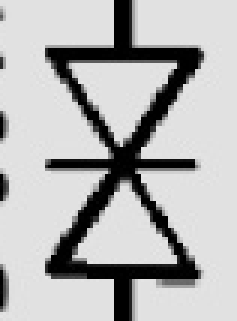
#> input picture docs/symbol_crops/class_00.png, 79 x 107 px (shown 3 times larger); its folder holds only this picture in this run
$ python contact_sheet.py
#> lines starting #> are read from the running program, lines starting #| are printed output that depends on the picture
from pathlib import Path
from PIL import Image, ImageDraw

crops = sorted(Path("docs/symbol_crops").glob("class_*.png"))
cell, cols = 160, 8
rows = (len(crops) + cols - 1) // cols
sheet = Image.new("RGB", (cols * cell, rows * (cell + 20)), "white")
#> sheet: PIL image 1280x180 RGB; every value is 255
draw = ImageDraw.Draw(sheet)

for i, p in enumerate(crops):
    img = Image.open(p).convert("RGB")
#> img is the input picture: PIL image 79x107 RGB; min 0, max 231, mean 180.3
    img.thumbnail((cell - 10, cell - 10))
    x, y = (i % cols) * cell, (i // cols) * (cell + 20)
    sheet.paste(img, (x + 5, y + 5))
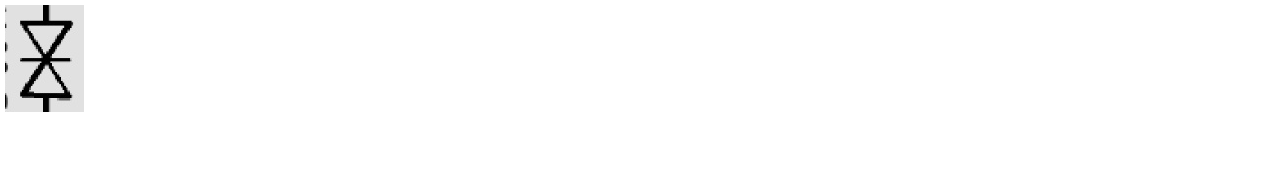
#> sheet: PIL image 1280x180 RGB; min 0, max 255, mean 252.3
    draw.text((x + 5, y + cell), p.stem, fill="black")

sheet.save("docs/symbol_sheet.png")
print("Saved docs/symbol_sheet.png")

$ run again, on docs/symbol_crops/class_04.png
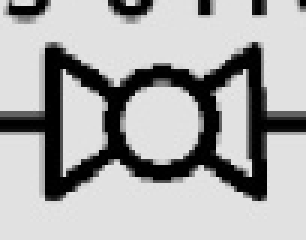
#> input picture docs/symbol_crops/class_04.png, 102 x 80 px (shown 3 times larger)
#> img is the input picture: PIL image 102x80 RGB; min 0, max 231, mean 170.6
#> `sheet.paste(img, (x + 5, y + 5))`:
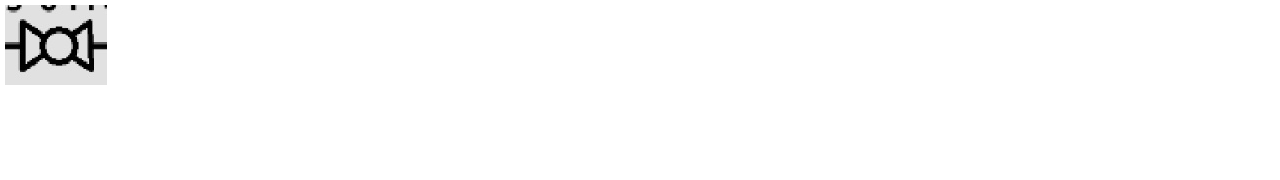
#> sheet: PIL image 1280x180 RGB; min 0, max 255, mean 252

$ run again, on docs/symbol_crops/class_05.png
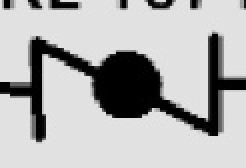
#> input picture docs/symbol_crops/class_05.png, 123 x 84 px (shown 2 times larger)
#> img is the input picture: PIL image 123x84 RGB; min 0, max 232, mean 176.8
#> `sheet.paste(img, (x + 5, y + 5))`:
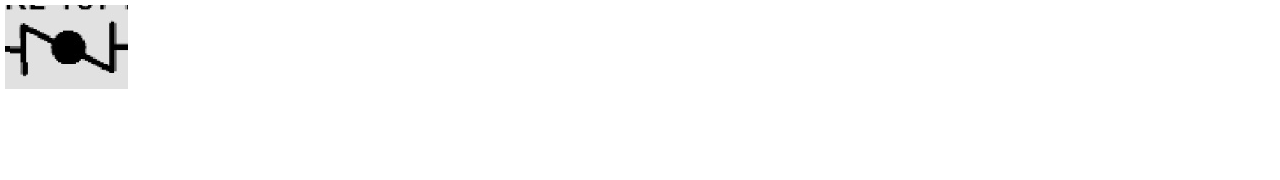
#> sheet: PIL image 1280x180 RGB; min 0, max 255, mean 251.5

$ run again, on docs/symbol_crops/class_06.png
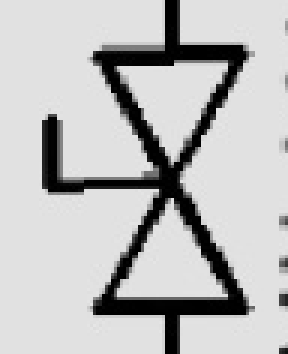
#> input picture docs/symbol_crops/class_06.png, 96 x 118 px (shown 3 times larger)
#> img is the input picture: PIL image 96x118 RGB; min 0, max 231, mean 188.7
#> `sheet.paste(img, (x + 5, y + 5))`:
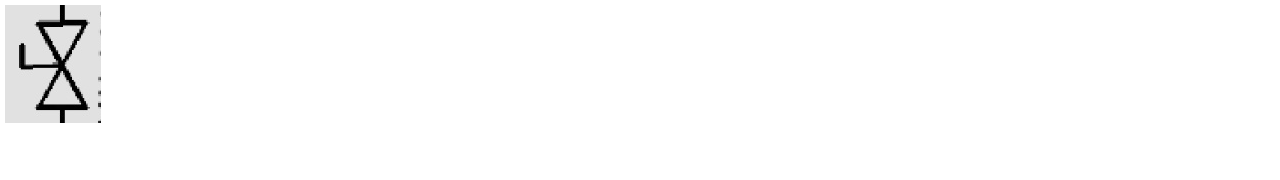
#> sheet: PIL image 1280x180 RGB; min 0, max 255, mean 251.7

$ run again, on docs/symbol_crops/class_01.png
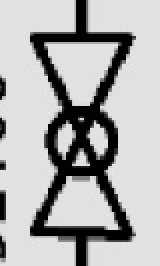
#> input picture docs/symbol_crops/class_01.png, 80 x 133 px (shown 2 times larger)
#> img is the input picture: PIL image 80x133 RGB; min 0, max 233, mean 175.5
#> `sheet.paste(img, (x + 5, y + 5))`:
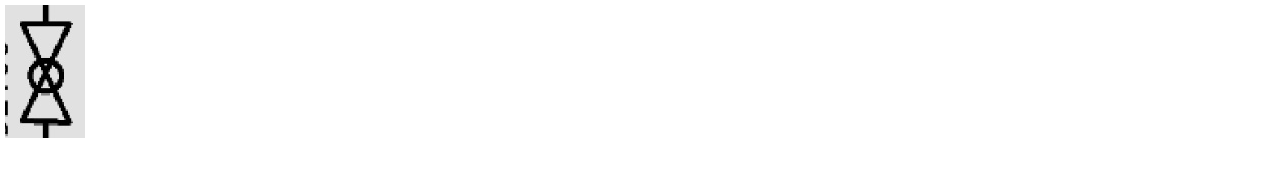
#> sheet: PIL image 1280x180 RGB; min 0, max 255, mean 251.3
